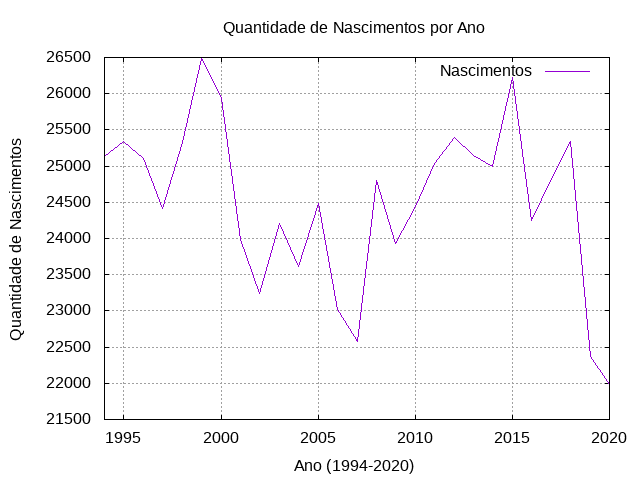

Write gnuplot code to recreate this figure.
# Configurações do arquivo de saída
set term png
set output "linechart.png"

# Configurações do gráfico
set title "Quantidade de Nascimentos por Ano"
set xlabel "Ano (1994-2020)"
set ylabel "Quantidade de Nascimentos"
set grid

# Configurações das linhas
set style line 1 lc rgb "#0060ad" lt 1 lw 2 pt 7 ps 0.5
set style line 2 lc rgb "#dd181f" lt 1 lw 2 pt 5 ps 0.5

# Definir o intervalo de anos
set xrange [1994:2020]

# Leitura dos dados do arquivo
plot "nascimentos-alvos.dat" using 1:2 with lines title "Nascimentos"

# Ou, se os dados estiverem em colunas separadas:
# plot "nascimentos-alvos.dat" using 1:2 with lines title "Nascimentos" lc rgb "#0060ad" lw 2

# Outras opções de formatação do gráfico podem ser adicionadas conforme necessário
